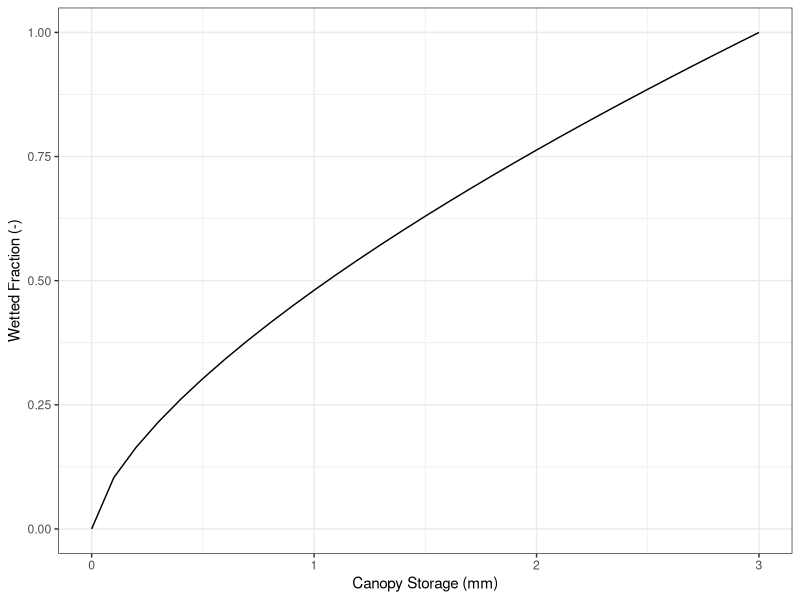
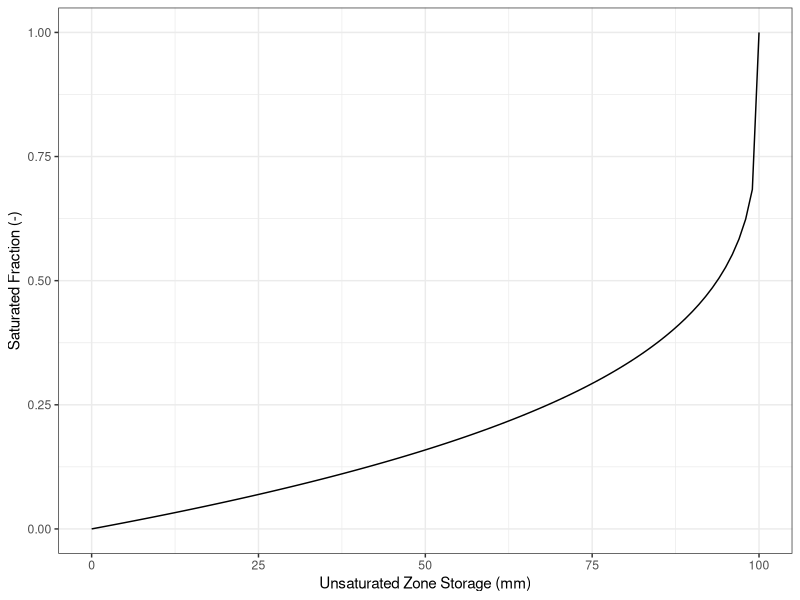
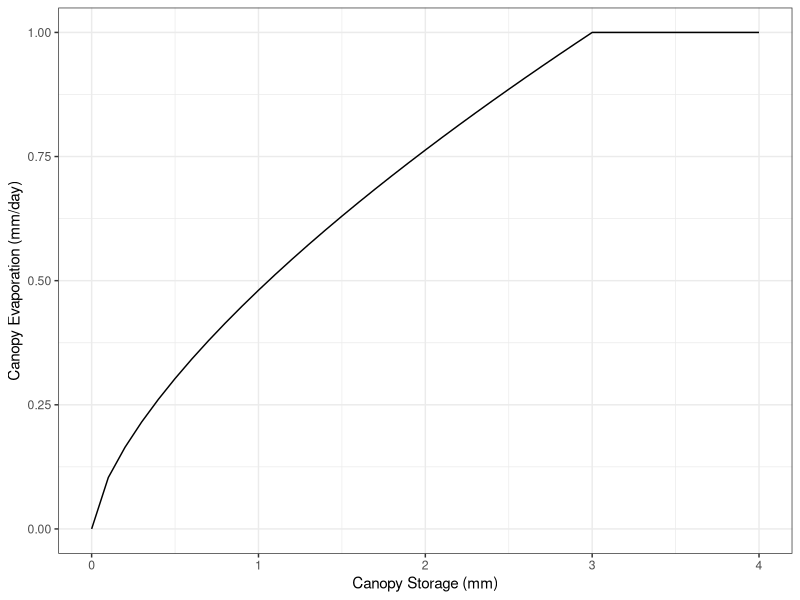
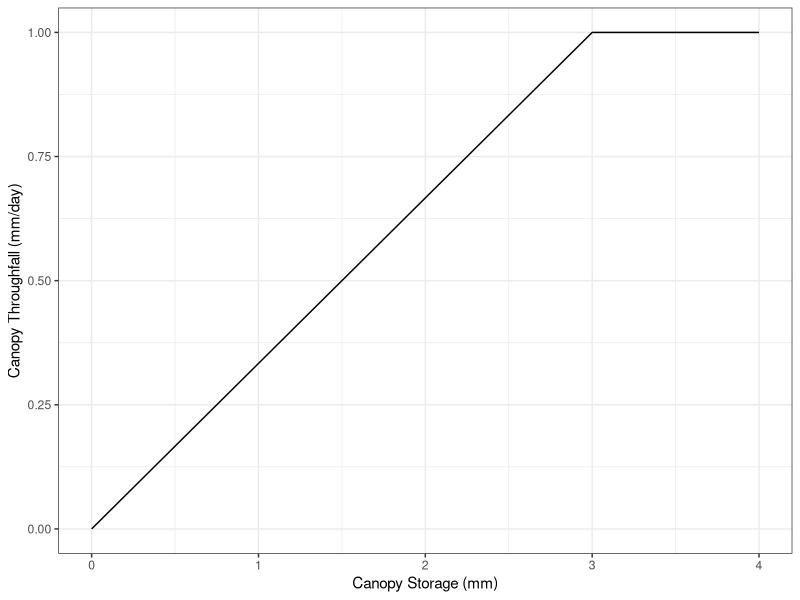
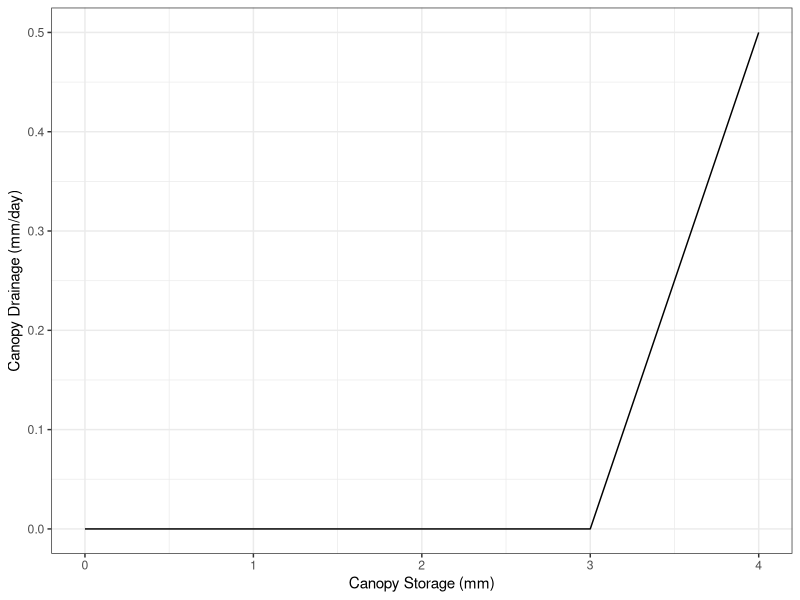

Generate these figures, in order, with R:
## ---- chunk 1
#| include: false
library(tidyverse)
## ---- chunk 2
nonLinearityWetFrac <- 2/3 # Non-linearity in the wetted fraction of the canopy (-)
canopyInterceptionCapacity <- 3.00 # Maximum non-drainable interception storage (mm)
canopyDrainageConstant <- 0.50 # Canopy drainage coefficient (day-1)
fieldCapacity <- 25.00 # Field capacity (mm)
unsatMaxStorage <- 100.00 # Maximum storage in the unsaturated zone (mm)
nonLinearityVarSourceArea <- 0.25 # Non-linearity in the variable source area (-)
maxPerc <- 500.00 # Maximum percolation rate (mm day-1)
nonLinearityPerc <- 3.00 # Percolation non-linearity (-)
runoffCoefSatZone <- 0.10 # Runoff coefficient for the saturated zone (day-1)
## ---- chunk 3
wetFrac <- function(canopyInterception){
  if (canopyInterception <= canopyInterceptionCapacity) {
    wetFracOut <- (canopyInterception/canopyInterceptionCapacity)^nonLinearityWetFrac
  }
  else {
    wetFracOut <- 1
  }
  return(wetFracOut)
}
## ---- chunk 4
satFrac <- function(unsatStorage){
  if (unsatStorage < unsatMaxStorage) {
    satFracOut <- 1-(1-(unsatStorage/unsatMaxStorage))^nonLinearityVarSourceArea
  }
  else {
    satFracOut <- 1
  }
  return(satFracOut)
}
## ---- chunk 5
wet_df <- data.frame(
  canopy_storage = seq(0, 3, by = 0.1)
)

wet_df$wet_frac <- sapply(wet_df$canopy_storage, wetFrac)
## ---- chunk 6
sat_df <- data.frame(
  unsat_zone_storage = seq(0, 100, by = 1)
)

sat_df$sat_frac <- sapply(sat_df$unsat_zone_storage, satFrac)
## ---- chunk 7
#| label: "fig-q-1"
#| layout-ncol: 2
#| fig-width: 4
#| fig-height: 4
#| fig-subcap: 
#| - " "
#| - " "
#| fig-cap: Diagnostic variables used in the flux calculations

ggplot(wet_df, aes(canopy_storage, wet_frac)) + 
  geom_line() +
  xlab('Canopy Storage (mm)') +
  ylab('Wetted Fraction (-)') +
  theme_bw()

ggplot(sat_df, aes(unsat_zone_storage, sat_frac)) + 
  geom_line() +
  xlab('Unsaturated Zone Storage (mm)') +
  ylab('Saturated Fraction (-)') +
  theme_bw()
## ---- chunk 8
interceptEvap <- function(potentialEvap, wetFrac){
  return(potentialEvap*wetFrac)
}
## ---- chunk 9
canopyThroughfall <- function(precipInc, canopyInterception){
  if (canopyInterception < canopyInterceptionCapacity) {
    canopyThroughfall <- precipInc*(canopyInterception/canopyInterceptionCapacity)
  }
  else {
    canopyThroughfall <- precipInc
  }
  return(canopyThroughfall)
}
## ---- chunk 10
canopyDrainage <- function(precipInc, canopyInterception){
  if (canopyInterception < canopyInterceptionCapacity) {
    canopyDrainageOut <- 0
  }
  else {
    canopyDrainageOut <- canopyDrainageConstant * (canopyInterception - canopyInterceptionCapacity) 
  }
  return(canopyDrainageOut)
}
## ---- chunk 11
unsatZoneEvap <- function(unsatStorage, potentialEvap, wetFrac){
  if (unsatStorage < fieldCapacity) {
    unsatZoneEvapOut <- potentialEvap*(unsatStorage/fieldCapacity)*(1-wetFrac)
  }
  else {
    unsatZoneEvapOut <- potentialEvap*(1-wetFrac)
  }
  return(unsatZoneEvapOut)
}
## ---- chunk 12
overlandFlow <- function(canopyThroughfall, canopyDrainage, satFrac){
  precipExcess <- canopyThroughfall + canopyDrainage
  overlandFlowOut <- precipExcess*satFrac
}
## ---- chunk 13
percolation <- function(unsatStorage){
  if (unsatStorage < fieldCapacity) {
    percolationOut <- 0
  }
  else {
    percolationOut <- maxPerc * ((unsatStorage-fieldCapacity)/(unsatMaxStorage-fieldCapacity))^nonLinearityPerc
  }
  return(unsatZoneEvapOut)
}
## ---- chunk 14
satFrac <- function(unsatStorage){
  if (unsatStorage < unsatMaxStorage) {
    satFracOut <- 1 - (1-(unsatStorage/unsatMaxStorage)^nonLinearityVarSourceArea)
  }
  else {
    satFracOut <- 1
  }
  return(unsatZoneEvapOut)
}
## ---- chunk 15
baseflow <- function(satStorage){
  return(satStorage*maxPerc)
}
## ---- chunk 16
precip_inc <- 1 # mm day-1
pot_et <- 1 # mm day-1
## ---- chunk 17
canopy_df <- data.frame(
  canopy_storage = seq(0, 4, 0.1)
)

canopy_df$wet_frac <- sapply(canopy_df$canopy_storage, wetFrac)

canopy_df$canopy_evap <- interceptEvap(potentialEvap = pot_et, wetFrac = canopy_df$wet_frac)

canopy_df$canopy_throughfall <- mapply(canopyThroughfall, precip_inc, canopy_df$canopy_storage)

canopy_df$canopy_drainage <- mapply(canopyDrainage, precip_inc, canopy_df$canopy_storage)


## ---- chunk 18
#| label: "fig-q-2"
#| layout-ncol: 2
#| fig-width: 4
#| fig-height: 4
#| fig-subcap: 
#| - " "
#| - " "
#| fig-cap: Diagnostic variables used in the flux calculations

ggplot(canopy_df, aes(canopy_storage, canopy_evap)) + 
  geom_line() +
  xlab('Canopy Storage (mm)') +
  ylab('Canopy Evaporation (mm/day)') +
  theme_bw()

ggplot(canopy_df, aes(canopy_storage, canopy_throughfall)) + 
  geom_line() +
  xlab('Canopy Storage (mm)') +
  ylab('Canopy Throughfall (mm/day)') +
  theme_bw()

ggplot(canopy_df, aes(canopy_storage, canopy_drainage)) + 
  geom_line() +
  xlab('Canopy Storage (mm)') +
  ylab('Canopy Drainage (mm/day)') +
  theme_bw()
